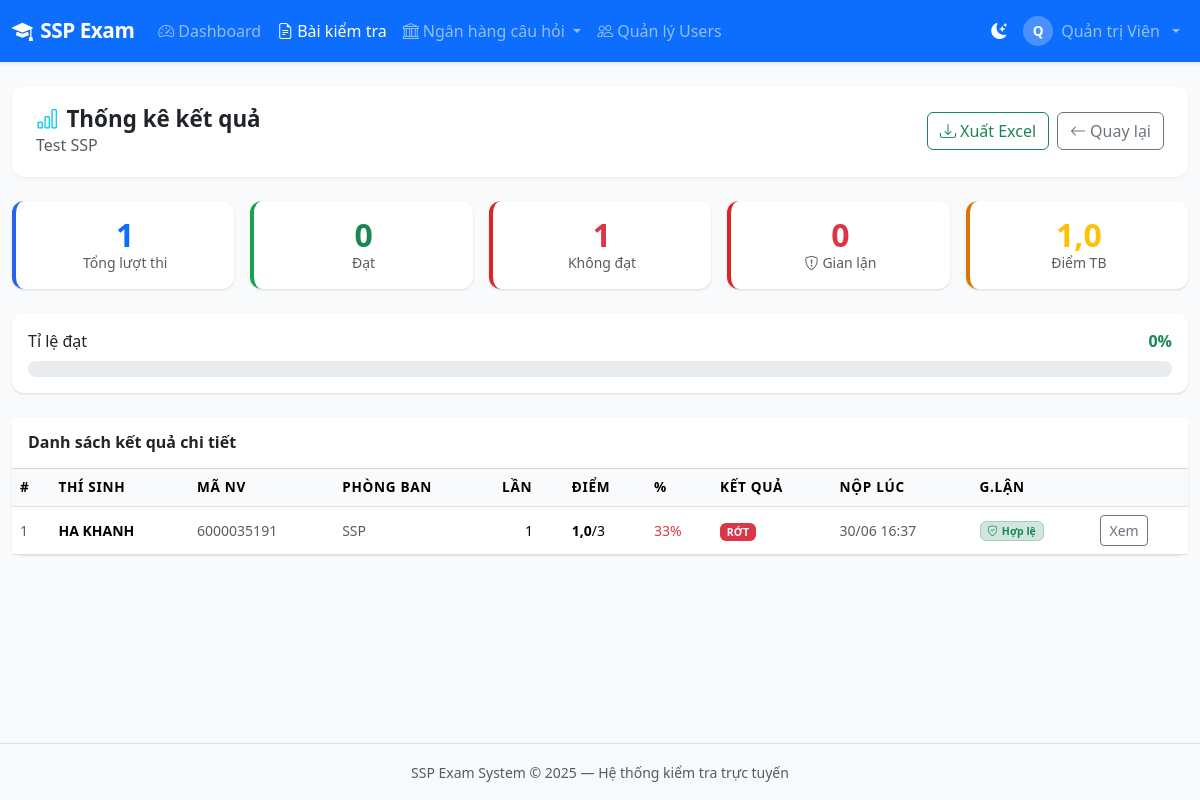
The app's page /results/exam/2/overview/ (signed in), older data.
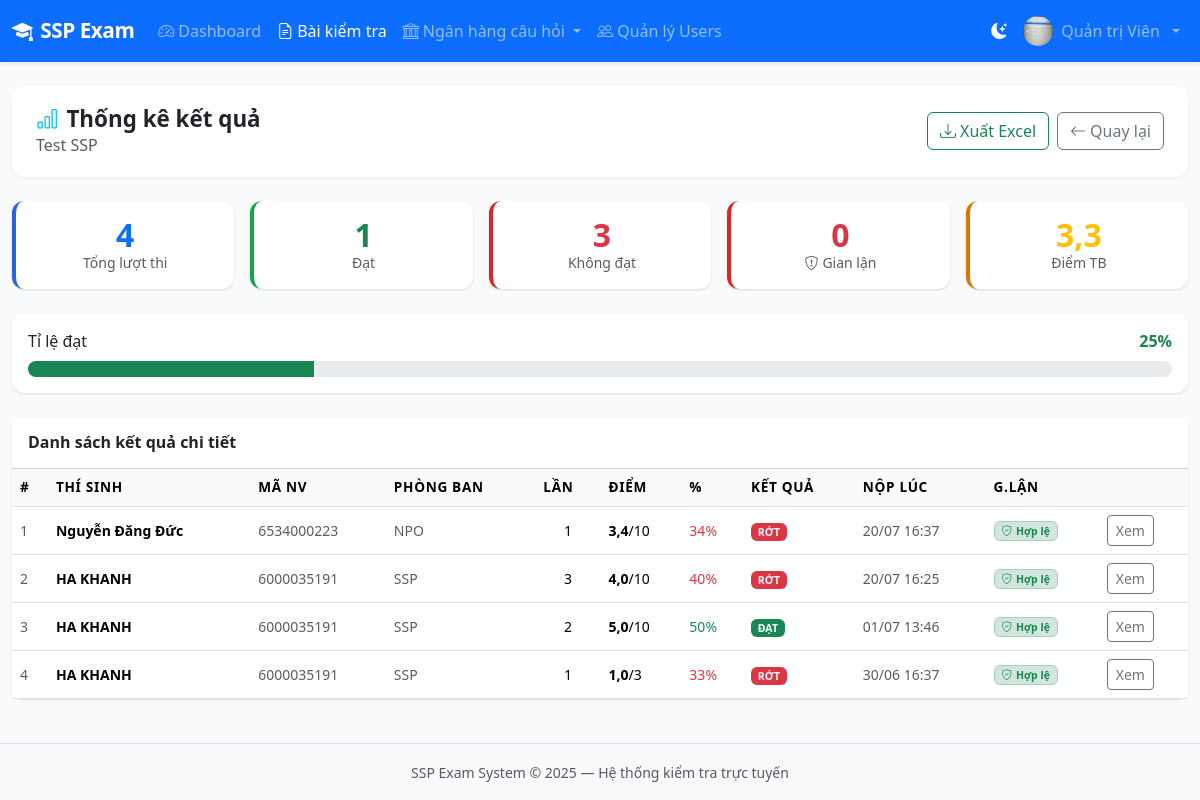
The same page, newer data.
### accounts/models.py (models this page shows, shortened)
class User(AbstractUser):
    ROLE_ADMIN = 'admin'
    ROLE_TEACHER = 'teacher'
    ROLE_STUDENT = 'student'
    ROLE_CHOICES = [
        (ROLE_ADMIN, 'Quản trị viên'),
        (ROLE_TEACHER, 'Quản lý đào tạo'),
        (ROLE_STUDENT, 'Nhân viên'),
    ]
    role = models.CharField(max_length=20, choices=ROLE_CHOICES, default=ROLE_STUDENT)
    phone = models.CharField(max_length=20, blank=True)
    avatar = models.ImageField(upload_to='avatars/', blank=True, null=True)
    student_id = models.CharField(max_length=50, blank=True, verbose_name='Mã nhân viên')
    class_name = models.CharField(max_length=100, blank=True, verbose_name='Phòng ban/Team')
    created_at = models.DateTimeField(auto_now_add=True)
    updated_at = models.DateTimeField(auto_now=True)
    class Meta:
        verbose_name = 'Người dùng'
        verbose_name_plural = 'Người dùng'
        ordering = ['-date_joined']
    @property
    def is_admin(self):
        return self.role == self.ROLE_ADMIN
    @property
    def can_create_exam(self):
        return self.role in (self.ROLE_ADMIN, self.ROLE_TEACHER)

### exams/models.py (models this page shows, shortened)
class Exam(models.Model):
    TYPE_SINGLE = 'single'
    TYPE_MULTIPLE = 'multiple'
    TYPE_TRUE_FALSE = 'true_false'
    TYPE_MIXED = 'mixed'
    TYPE_CHOICES = [
        (TYPE_SINGLE, 'Trắc nghiệm 1 đáp án'),
        (TYPE_MULTIPLE, 'Trắc nghiệm nhiều đáp án'),
        (TYPE_TRUE_FALSE, 'Đúng / Sai'),
        (TYPE_MIXED, 'Tổng hợp'),
    ]
    STATUS_DRAFT = 'draft'
    STATUS_SCHEDULED = 'scheduled'
    STATUS_ACTIVE = 'active'
    STATUS_PAUSED = 'paused'
    STATUS_ENDED = 'ended'
    STATUS_CHOICES = [
        (STATUS_DRAFT, 'Nháp'),
        (STATUS_SCHEDULED, 'Đã lên lịch'),
        (STATUS_ACTIVE, 'Đang diễn ra'),
        (STATUS_PAUSED, 'Tạm dừng'),
        (STATUS_ENDED, 'Đã kết thúc'),
    ]
    title = models.CharField(max_length=300, verbose_name='Tiêu đề bài kiểm tra')
    description = models.TextField(blank=True, verbose_name='Mô tả')
    subject = models.ForeignKey(Subject, on_delete=models.SET_NULL, null=True, related_name='exams')
    exam_type = models.CharField(max_length=20, choices=TYPE_CHOICES, default=TYPE_MIXED)
    status = models.CharField(max_length=20, choices=STATUS_CHOICES, default=STATUS_DRAFT)
    duration_minutes = models.PositiveIntegerField(default=60, verbose_name='Thời gian làm bài (phút)')
    total_points = models.DecimalField(max_digits=6, decimal_places=2, default=10.0, verbose_name='Tổng điểm')
    pass_score = models.DecimalField(max_digits=6, decimal_places=2, default=5.0, verbose_name='Điểm đạt')
    max_attempts = models.PositiveSmallIntegerField(default=1, verbose_name='Số lần thi tối đa')
    start_time = models.DateTimeField(null=True, blank=True, verbose_name='Thời gian bắt đầu')
    end_time = models.DateTimeField(null=True, blank=True, verbose_name='Thời gian kết thúc')
    shuffle_questions = models.BooleanField(default=True, verbose_name='Đảo thứ tự câu hỏi')
    shuffle_choices = models.BooleanField(default=True, verbose_name='Đảo thứ tự đáp án')
    show_result_immediately = models.BooleanField(default=True, verbose_name='Hiển thị kết quả ngay')
    show_correct_answers = models.BooleanField(default=False, verbose_name='Hiển thị đáp án đúng')
    prevent_cheating = models.BooleanField(default=True, verbose_name='Bật chống gian lận')
    allow_review = models.BooleanField(default=True, verbose_name='Cho phép xem lại')
    is_public = models.BooleanField(default=False, verbose_name='Bài thi công khai')
    created_by = models.ForeignKey(
        settings.AUTH_USER_MODEL, on_delete=models.CASCADE, related_name='exams_created'
    )
    created_at = models.DateTimeField(auto_now_add=True)
    updated_at = models.DateTimeField(auto_now=True)
    class Meta:
        verbose_name = 'Bài kiểm tra'
        verbose_name_plural = 'Bài kiểm tra'
        ordering = ['-created_at']

### results/models.py (models this page shows, shortened)
class ExamSession(models.Model):
    STATUS_IN_PROGRESS = 'in_progress'
    STATUS_SUBMITTED = 'submitted'
    STATUS_TIMED_OUT = 'timed_out'
    STATUS_CHOICES = [
        (STATUS_IN_PROGRESS, 'Đang làm bài'),
        (STATUS_SUBMITTED, 'Đã nộp bài'),
        (STATUS_TIMED_OUT, 'Hết giờ'),
    ]
    user = models.ForeignKey(settings.AUTH_USER_MODEL, on_delete=models.CASCADE, related_name='exam_sessions')
    exam = models.ForeignKey(Exam, on_delete=models.CASCADE, related_name='sessions')
    status = models.CharField(max_length=20, choices=STATUS_CHOICES, default=STATUS_IN_PROGRESS)
    attempt_number = models.PositiveSmallIntegerField(default=1)
    started_at = models.DateTimeField(auto_now_add=True)
    submitted_at = models.DateTimeField(null=True, blank=True)
    time_spent_seconds = models.PositiveIntegerField(default=0)
    score = models.DecimalField(max_digits=6, decimal_places=2, null=True, blank=True)
    total_points = models.DecimalField(max_digits=6, decimal_places=2, null=True, blank=True)
    percentage = models.DecimalField(max_digits=5, decimal_places=2, null=True, blank=True)
    is_passed = models.BooleanField(null=True, blank=True)
    question_order = models.JSONField(default=list, blank=True)
    ip_address = models.GenericIPAddressField(null=True, blank=True)
    user_agent = models.TextField(blank=True)
    class Meta:
        verbose_name = 'Lượt làm bài'
        verbose_name_plural = 'Lượt làm bài'
        ordering = ['-started_at']

### results/views.py (the view)
# urls.py: path('exam/<int:exam_pk>/overview/', views.exam_results_overview, name='exam_results_overview'),
@teacher_required
def exam_results_overview(request, exam_pk):
    from exams.utils import get_exam_for_staff
    exam = get_exam_for_staff(request, exam_pk)
    sessions = ExamSession.objects.filter(
        exam=exam, status__in=['submitted', 'timed_out']
    ).select_related('user').order_by('-submitted_at')
    stats = sessions.aggregate(
        avg_score=Avg('score'),
        total=Count('id'),
    )
    passed = sessions.filter(is_passed=True).count()
    failed = sessions.filter(is_passed=False).count()
    cheated = sessions.filter(proctoring_report__flagged=True).count()
    paginator = Paginator(sessions, 20)
    page = paginator.get_page(request.GET.get('page'))
    return render(request, 'results/overview.html', {
        'exam': exam,
        'page_obj': page,
        'stats': stats,
        'passed': passed,
        'failed': failed,
        'cheated': cheated,
    })

### exams/utils.py (called while the page is built)
def get_exam_for_staff(request, exam_pk):
    user = request.user
    if user.is_admin or user.is_superuser:
        return get_object_or_404(Exam, pk=exam_pk)
    return get_object_or_404(Exam, pk=exam_pk, created_by=user)

### templates/results/overview.html (shortened to what this page needs)
{% extends 'base.html' %}
{% block content %}
<div class="page-header">
  <div>
    <h1><i class="bi bi-bar-chart me-2 text-info"></i>Thống kê kết quả</h1>
    <p class="text-muted mb-0">{{ exam.title }}</p>
  </div>
  <div class="d-flex gap-2">
    <a href="{% url 'export_results' exam.pk %}" class="btn btn-outline-success">
      <i class="bi bi-download me-1"></i>Xuất Excel
    </a>
    <a href="{% url 'exam_detail' exam.pk %}" class="btn btn-outline-secondary">
      <i class="bi bi-arrow-left me-1"></i>Quay lại
    </a>
  </div>
</div>
<div class="row g-3 mb-4">
  <div class="col-6 col-md-2half" style="flex:1">
    <div class="card stat-card text-center p-3">
      <div class="stat-number text-primary">{{ stats.total|default:0 }}</div>
      <div class="text-muted small">Tổng lượt thi</div>
    </div>
  </div>
  <div class="col-6 col-md-2half" style="flex:1">
    <div class="card stat-card success text-center p-3">
      <div class="stat-number text-success">{{ passed }}</div>
      <div class="text-muted small">Đạt</div>
    </div>
  </div>
  <div class="col-6 col-md-2half" style="flex:1">
    <div class="card stat-card danger text-center p-3">
      <div class="stat-number text-danger">{{ failed }}</div>
      <div class="text-muted small">Không đạt</div>
    </div>
  </div>
  <div class="col-6 col-md-2half" style="flex:1">
    <div class="card stat-card danger text-center p-3">
      <div class="stat-number text-danger">{{ cheated }}</div>
      <div class="text-muted small"><i class="bi bi-shield-exclamation me-1"></i>Gian lận</div>
    </div>
  </div>
  <div class="col-6 col-md-2half" style="flex:1">
    <div class="card stat-card warning text-center p-3">
      <div class="stat-number text-warning">{{ stats.avg_score|floatformat:1|default:"—" }}</div>
      <div class="text-muted small">Điểm TB</div>
    </div>
  </div>
</div>
{% if stats.total %}
<div class="card mb-4">
  <div class="card-body">
    <div class="d-flex justify-content-between align-items-center mb-2">
      <span class="fw-medium">Tỉ lệ đạt</span>
      <span class="fw-bold text-success">
        {% widthratio passed stats.total 100 %}%
      </span>
    </div>
    <div class="progress" style="height:16px;border-radius:8px">
      <div class="progress-bar bg-success" style="width:{% widthratio passed stats.total 100 %}%"></div>
    </div>
  </div>
</div>
{% endif %}
<div class="card">
  <div class="card-header bg-white py-3">
    <h6 class="mb-0 fw-bold">Danh sách kết quả chi tiết</h6>
  </div>
  <div class="table-responsive">
    <table class="table table-hover mb-0 align-middle small">
      <thead><tr>
        <th>#</th><th>Thí sinh</th><th>Mã NV</th><th>Phòng ban</th>
        <th>Lần</th><th>Điểm</th><th>%</th><th>Kết quả</th>
        <th>Nộp lúc</th><th>G.lận</th><th></th>
      </tr></thead>
      <tbody>
        {% for s in page_obj %}
        <tr>
          <td class="text-muted">{{ forloop.counter }}</td>
          <td><strong>{{ s.user.get_full_name|default:s.user.username }}</strong></td>
          <td class="text-muted">{{ s.user.student_id|default:"—" }}</td>
          <td class="text-muted">{{ s.user.class_name|default:"—" }}</td>
          <td class="text-center">{{ s.attempt_number }}</td>
          <td>
            {% if s.score is not None %}
            <strong>{{ s.score|floatformat:1 }}</strong>/{{ s.total_points|floatformat:0 }}
            {% else %}—{% endif %}
          </td>
          <td>
            {% if s.percentage is not None %}
            <span class="{% if s.is_passed %}text-success{% else %}text-danger{% endif %} fw-medium">
              {{ s.percentage|floatformat:0 }}%
            </span>
            {% else %}—{% endif %}
          </td>
          <td>
            {% if s.is_passed is not None %}
            <span class="badge {% if s.is_passed %}bg-success{% else %}bg-danger{% endif %}">
              {% if s.is_passed %}ĐẠT{% else %}RỚT{% endif %}
            </span>
            {% else %}
            <span class="badge bg-secondary">{{ s.get_status_display }}</span>
            {% endif %}
          </td>
          <td class="text-muted">{{ s.submitted_at|date:"d/m H:i"|default:"—" }}</td>
          <td>
            {% if s.proctoring_report.flagged %}
            <span class="badge bg-danger" title="{{ s.proctoring_report.tab_switches }} lần rời màn hình">
              <i class="bi bi-exclamation-triangle-fill me-1"></i>{{ s.proctoring_report.total_violations }} vi phạm
            </span>
            {% elif s.proctoring_report %}
            <span class="badge bg-success-subtle text-success border border-success-subtle">
              <i class="bi bi-shield-check me-1"></i>Hợp lệ
            </span>
            {% else %}<span class="text-muted">—</span>{% endif %}
          </td>
          <td><a href="{% url 'exam_result' s.pk %}" class="btn btn-sm btn-outline-secondary">Xem</a></td>
        </tr>
        {% empty %}
        <tr><td colspan="11" class="text-center text-muted py-4">Chưa có lượt thi nào.</td></tr>
        {% endfor %}
      </tbody>
    </table>
  </div>
</div>
{% endblock %}

### templates/base.html (shortened to what this page needs)
<!DOCTYPE html>
<html lang="vi">
<head>
    <link href="https://cdn.jsdelivr.net/npm/bootstrap@5.3.2/dist/css/bootstrap.min.css" rel="stylesheet">
    <link href="https://cdn.jsdelivr.net/npm/bootstrap-icons@1.11.3/font/bootstrap-icons.min.css" rel="stylesheet">
    <link href="{% load static %}{% static 'css/main.css' %}" rel="stylesheet">
</head>
<body>
{% load static %}
<nav class="navbar navbar-expand-lg navbar-dark bg-primary shadow-sm">
    <div class="container-fluid">
        <a class="navbar-brand fw-bold" href="{% url 'dashboard' %}">
            <i class="bi bi-mortarboard-fill me-2"></i>SSP Exam
        </a>
        <div class="collapse navbar-collapse" id="navMain">
            {% if user.is_authenticated %}
            <ul class="navbar-nav me-auto">
                <li class="nav-item">
                    <a class="nav-link {% if request.resolver_match.url_name == 'dashboard' %}active{% endif %}"
                       href="{% url 'dashboard' %}"><i class="bi bi-speedometer2 me-1"></i>Dashboard</a>
                </li>
                {% if user.can_create_exam %}
                <li class="nav-item">
                    <a class="nav-link {% if 'exam' in request.resolver_match.url_name %}active{% endif %}"
                       href="{% url 'exam_list' %}"><i class="bi bi-file-earmark-text me-1"></i>Bài kiểm tra</a>
                </li>
                <li class="nav-item dropdown">
                    <a class="nav-link dropdown-toggle" href="#" data-bs-toggle="dropdown">
                        <i class="bi bi-bank me-1"></i>Ngân hàng câu hỏi
                    </a>
                </li>
                {% endif %}
                {% if user.is_admin %}
                <li class="nav-item">
                    <a class="nav-link" href="{% url 'user_list' %}"><i class="bi bi-people me-1"></i>Quản lý Users</a>
                </li>
                {% endif %}
            </ul>
            <ul class="navbar-nav ms-auto align-items-center">
                <li class="nav-item">
                    <button class="nav-link" id="themeToggle" type="button" title="Chế độ sáng / tối">
                        <i class="bi bi-moon-stars-fill" id="themeIcon"></i>
                    </button>
                </li>
                <li class="nav-item dropdown">
                    <a class="nav-link dropdown-toggle d-flex align-items-center gap-2" href="#" data-bs-toggle="dropdown">
                        {% if user.avatar %}
                        <img src="{{ user.avatar.url }}" class="rounded-circle" width="30" height="30" alt="avatar">
                        {% else %}
                        <div class="avatar-circle-sm">{{ user.first_name|first|default:user.username|first|upper }}</div>
                        {% endif %}
                        <span class="d-none d-md-inline">{{ user.get_full_name|default:user.username }}</span>
                    </a>
                </li>
            </ul>
            {% endif %}
        </div>
    </div>
</nav>
<div class="container-fluid py-4">
    {% block content %}{% endblock %}
</div>
<footer class="footer mt-auto py-3 bg-light border-top">
    <div class="container text-center">
        <span class="text-muted small">SSP Exam System &copy; 2025 — Hệ thống kiểm tra trực tuyến</span>
    </div>
</footer>
</body>
</html>

### static/css/main.css (style rules this page uses)
:root { --primary: #2563eb; --primary-dark: #1d4ed8; --success: #16a34a; --danger: #dc2626; --warning: #d97706; --info: #0891b2; --sidebar-width: 260px; }
body { background-color: #f8fafc; font-family: 'Segoe UI', system-ui, -apple-system, sans-serif; min-height: 100vh; display: flex; flex-direction: column; }
.navbar-brand { font-size: 1.3rem; letter-spacing: -0.5px; }
.card { border: none; border-radius: 12px; box-shadow: 0 1px 3px rgba(0,0,0,.08), 0 1px 2px rgba(0,0,0,.06); transition: box-shadow .2s; }
.stat-card { border-left: 4px solid var(--primary); }
.stat-card.success { border-color: var(--success); }
.stat-card.warning { border-color: var(--warning); }
.stat-card.danger { border-color: var(--danger); }
.stat-number { font-size: 2rem; font-weight: 700; line-height: 1.1; }
.table th { background: #f8fafc; font-weight: 600; font-size: .85rem; text-transform: uppercase; letter-spacing: .05em; }
.page-header { background: #fff; border-radius: 12px; padding: 1.25rem 1.5rem; margin-bottom: 1.5rem; box-shadow: 0 1px 3px rgba(0,0,0,.06); display: flex; align-items: center; justify-content: space-between; flex-wrap: wrap; gap: .75rem; }
.page-header h1 { font-size: 1.4rem; font-weight: 700; margin: 0; }
#themeToggle { border: none; background: transparent; color: #fff; }

Row changes from the older to the newer data that the page shows:
changed User "Quản trị Viên": avatar: picture added; first_name|first "Q" → (not shown)
added ExamSession: user.get_full_name "Nguyễn Đăng Đức", user.student_id "6534000223", user.class_name "NPO", attempt_number "1", score "3,4", total_points "10", percentage "34", is_passed "RỚT", submitted_at "20/07 16:37", shows "Hợp lệ"
added ExamSession: user.get_full_name "HA KHANH", user.student_id "6000035191", user.class_name "SSP", attempt_number "3", score "4,0", total_points "10", percentage "40", is_passed "RỚT", submitted_at "20/07 16:25", shows "Hợp lệ"
added ExamSession: user.get_full_name "HA KHANH", user.student_id "6000035191", user.class_name "SSP", attempt_number "2", score "5,0", total_points "10", percentage "50", is_passed "ĐẠT", submitted_at "01/07 13:46", shows "Hợp lệ"
Text that changed along with them:
{{ stats.total|default:0 }}: "1" → "4"
{{ passed }}: "0" → "1"
{{ failed }}: "1" → "3"
{{ stats.avg_score|floatformat:1|default:"—" }}: "1,0" → "3,3"
text no longer shown: "0"
text now shown: "25"
